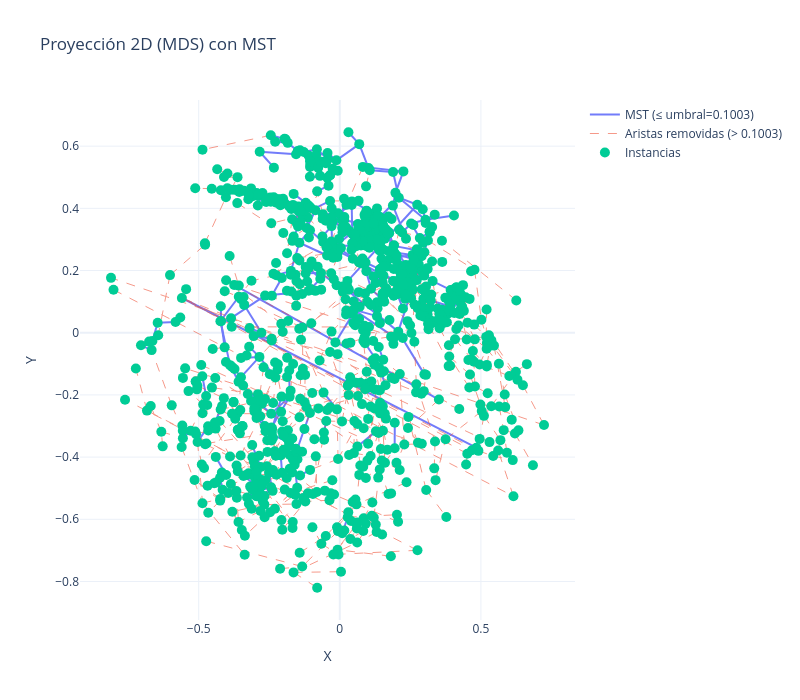

The notebook cell this image was saved under:
### Code cell
# parte 4,5,6
# umbral para separar aristas la media 
weights = np.array([d['weight'] for _, _, d in MST.edges(data=True)])
umbral = float(np.median(weights))

# Mostrar aristas removidas
edges_kept = [(u, v) for u, v, d in MST.edges(data=True) if d['weight'] <= umbral]
edges_removed = [(u, v) for u, v, d in MST.edges(data=True) if d['weight'] > umbral]

#MDS
random_state = 42
mds = MDS(n_components=2, dissimilarity='precomputed', random_state=random_state)
coords = mds.fit_transform(D)  # shape (n, 2)

def xy_from_edges(edges):
    xs, ys = [], []
    for i, j in edges:
        xs.extend([coords[i, 0], coords[j, 0], None])
        ys.extend([coords[i, 1], coords[j, 1], None])
    return xs, ys

x_kept, y_kept = xy_from_edges(edges_kept)
x_removed, y_removed = xy_from_edges(edges_removed)

# 7) Fig de Plotly
fig = go.Figure()

# Líneas del MST conservadas
fig.add_trace(go.Scatter(
    x=x_kept, y=y_kept,
    mode="lines",
    line=dict(width=2),
    opacity=0.9,
    name=f"MST (≤ umbral={umbral:.4g})"
))

show_removed = True
# Líneas removidas (opcional)
if show_removed and len(edges_removed) > 0:
    fig.add_trace(go.Scatter(
        x=x_removed, y=y_removed,
        mode="lines",
        line=dict(width=1, dash="dash"),
        opacity=0.6,
        name=f"Aristas removidas (> {umbral:.4g})"
    ))

# Puntos (instancias)
fig.add_trace(go.Scatter(
    x=coords[:, 0], y=coords[:, 1],
    mode="markers",
    marker=dict(size=10),
    text=labels,
    hovertemplate="<b>%{text}</b><br>X=%{x:.3f}<br>Y=%{y:.3f}<extra></extra>",
    name="Instancias"
))

fig.update_layout(
    title="Proyección 2D (MDS) con MST",
    xaxis_title="X",
    yaxis_title="Y",
    width=800,
    height=700,
    template="plotly_white",
    legend=dict(bgcolor="rgba(255,255,255,0.7)")
)

fig.show()

### Figure 1 — Plotly figure (JSON) as saved in the notebook; plotly's stock layout.template omitted (floating-point values rounded to 4 significant figures; data arrays with more than 128 entries replaced by an {"elided": "..."} marker saying what was removed)
{"data": [{"line": {"width": 2}, "mode": "lines", "name": "MST (≤ umbral=0.1003)", "opacity": 0.9, "type": "scatter", "x": {"elided": "1500 float values"}, "y": {"elided": "1500 float values"}}, {"line": {"dash": "dash", "width": 1}, "mode": "lines", "name": "Aristas removidas (> 0.1003)", "opacity": 0.6, "type": "scatter", "x": {"elided": "1497 float values"}, "y": {"elided": "1497 float values"}}, {"hovertemplate": "<b>%{text}</b><br>X=%{x:.3f}<br>Y=%{y:.3f}<extra></extra>", "marker": {"size": 10}, "mode": "markers", "name": "Instancias", "text": {"elided": "1000 str values"}, "type": "scatter", "x": {"elided": "1000 float values"}, "y": {"elided": "1000 float values"}}], "layout": {"height": 700, "legend": {"bgcolor": "rgba(255,255,255,0.7)"}, "title": {"text": "Proyección 2D (MDS) con MST"}, "width": 800, "xaxis": {"title": {"text": "X"}}, "yaxis": {"title": {"text": "Y"}}}}
